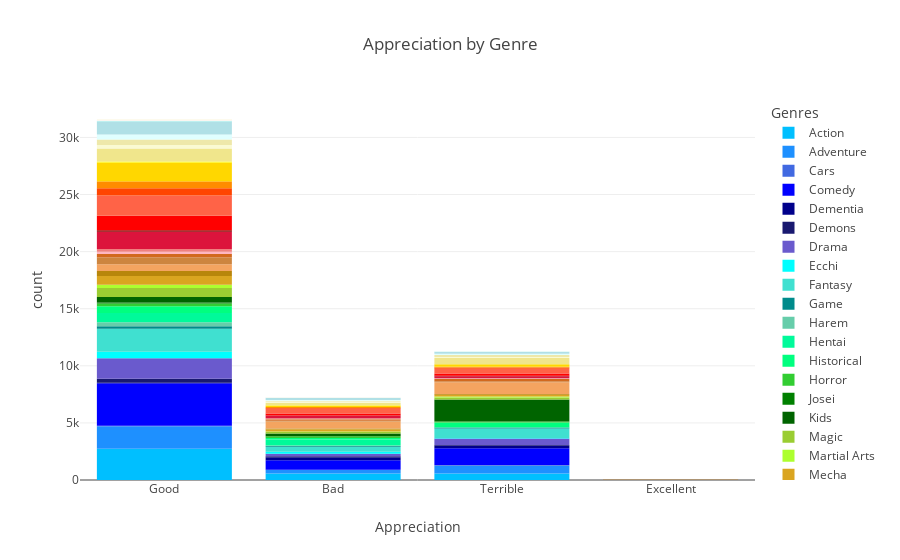

This figure's notebook cell:
### Code cell
fig1 = px.histogram(animes_df_copy.explode('Genres'), x='Appreciation', color='Genres', category_orders={'Genres': unique_genres}, title='Appreciation by Genre', 
                    color_discrete_map={'Action': 'DeepSkyBlue', 'Adventure': 'DodgerBlue', 'Cars': 'RoyalBlue', 'Comedy': 'Blue', 
                                        'Dementia': 'DarkBlue', 'Demons': 'MidnightBlue', 'Drama': 'SlateBlue', 'Ecchi': 'Cyan', 
                                       'Fantasy': 'Turquoise', 'Game': 'DarkCyan', 'Harem': 'MediumAquamarine', 'Hentai': 'MediumSpringGreen', 
                                       'Historical': 'SpringGreen', 'Horror': 'LimeGreen', 'Josei': 'Green', 'Kids': 'DarkGreen', 
                                       'Magic': 'YellowGreen', 'Martial Arts': 'GreenYellow', 'Mecha': 'Goldenrod', 'Military': 'DarkGoldenrod', 
                                       'Music': 'SandyBrown', 'Mystery': 'Peru', 'Parody': 'Chocolate', 'Police': 'LightPink', 
                                       'Psychological': 'LightCoral', 'Romance': 'Crimson', 'Samurai': 'DarkRed', 'School': 'Red', 
                                       'Sci-Fi': 'Tomato', 'Seinen': 'OrangeRed', 'Shoujo': 'DarkOrange', 'Shoujo Ai': 'Orange', 
                                       'Shounen': 'Gold', 'Shounen Ai': 'Yellow', 'Slice of Life': 'Khaki', 'Space': 'LightGoldenrodYellow', 
                                       'Sports': 'PaleGoldenrod', 'Super Power': 'LightCyan', 'Supernatural': 'PowderBlue',
                                        'Thriller': 'PaleTurquoise', 'Unknown': 'MintCream', 'Vampire': 'Seashell', 'Yaoi': 'OldLace', 
                                       'Yuri': 'Beige'})

fig1.show()

### Figure 1 — Plotly figure (JSON) as saved in the notebook; plotly's stock layout.template omitted (floating-point values rounded to 4 significant figures; data arrays with more than 128 entries replaced by an {"elided": "..."} marker saying what was removed)
{"data": [{"alignmentgroup": "True", "bingroup": "x", "hovertemplate": "Genres=Action<br>Appreciation=%{x}<br>count=%{y}<extra></extra>", "legendgroup": "Action", "marker": {"color": "DeepSkyBlue", "pattern": {"shape": ""}}, "name": "Action", "offsetgroup": "Action", "orientation": "v", "showlegend": true, "type": "histogram", "x": {"elided": "3888 str values"}, "xaxis": "x", "yaxis": "y"}, {"alignmentgroup": "True", "bingroup": "x", "hovertemplate": "Genres=Adventure<br>Appreciation=%{x}<br>count=%{y}<extra></extra>", "legendgroup": "Adventure", "marker": {"color": "DodgerBlue", "pattern": {"shape": ""}}, "name": "Adventure", "offsetgroup": "Adventure", "orientation": "v", "showlegend": true, "type": "histogram", "x": {"elided": "2957 str values"}, "xaxis": "x", "yaxis": "y"}, {"alignmentgroup": "True", "bingroup": "x", "hovertemplate": "Genres=Cars<br>Appreciation=%{x}<br>count=%{y}<extra></extra>", "legendgroup": "Cars", "marker": {"color": "RoyalBlue", "pattern": {"shape": ""}}, "name": "Cars", "offsetgroup": "Cars", "orientation": "v", "showlegend": true, "type": "histogram", "x": {"elided": "133 str values"}, "xaxis": "x", "yaxis": "y"}, {"alignmentgroup": "True", "bingroup": "x", "hovertemplate": "Genres=Comedy<br>Appreciation=%{x}<br>count=%{y}<extra></extra>", "legendgroup": "Comedy", "marker": {"color": "Blue", "pattern": {"shape": ""}}, "name": "Comedy", "offsetgroup": "Comedy", "orientation": "v", "showlegend": true, "type": "histogram", "x": {"elided": "6029 str values"}, "xaxis": "x", "yaxis": "y"}, {"alignmentgroup": "True", "bingroup": "x", "hovertemplate": "Genres=Dementia<br>Appreciation=%{x}<br>count=%{y}<extra></extra>", "legendgroup": "Dementia", "marker": {"color": "DarkBlue", "pattern": {"shape": ""}}, "name": "Dementia", "offsetgroup": "Dementia", "orientation": "v", "showlegend": true, "type": "histogram", "x": {"elided": "512 str values"}, "xaxis": "x", "yaxis": "y"}, {"alignmentgroup": "True", "bingroup": "x", "hovertemplate": "Genres=Demons<br>Appreciation=%{x}<br>count=%{y}<extra></extra>", "legendgroup": "Demons", "marker": {"color": "MidnightBlue", "pattern": {"shape": ""}}, "name": "Demons", "offsetgroup": "Demons", "orientation": "v", "showlegend": true, "type": "histogram", "x": {"elided": "501 str values"}, "xaxis": "x", "yaxis": "y"}, {"alignmentgroup": "True", "bingroup": "x", "hovertemplate": "Genres=Drama<br>Appreciation=%{x}<br>count=%{y}<extra></extra>", "legendgroup": "Drama", "marker": {"color": "SlateBlue", "pattern": {"shape": ""}}, "name": "Drama", "offsetgroup": "Drama", "orientation": "v", "showlegend": true, "type": "histogram", "x": {"elided": "2619 str values"}, "xaxis": "x", "yaxis": "y"}, {"alignmentgroup": "True", "bingroup": "x", "hovertemplate": "Genres=Ecchi<br>Appreciation=%{x}<br>count=%{y}<extra></extra>", "legendgroup": "Ecchi", "marker": {"color": "Cyan", "pattern": {"shape": ""}}, "name": "Ecchi", "offsetgroup": "Ecchi", "orientation": "v", "showlegend": true, "type": "histogram", "x": {"elided": "767 str values"}, "xaxis": "x", "yaxis": "y"}, {"alignmentgroup": "True", "bingroup": "x", "hovertemplate": "Genres=Fantasy<br>Appreciation=%{x}<br>count=%{y}<extra></extra>", "legendgroup": "Fantasy", "marker": {"color": "Turquoise", "pattern": {"shape": ""}}, "name": "Fantasy", "offsetgroup": "Fantasy", "orientation": "v", "showlegend": true, "type": "histogram", "x": {"elided": "3285 str values"}, "xaxis": "x", "yaxis": "y"}, {"alignmentgroup": "True", "bingroup": "x", "hovertemplate": "Genres=Game<br>Appreciation=%{x}<br>count=%{y}<extra></extra>", "legendgroup": "Game", "marker": {"color": "DarkCyan", "pattern": {"shape": ""}}, "name": "Game", "offsetgroup": "Game", "orientation": "v", "showlegend": true, "type": "histogram", "x": {"elided": "386 str values"}, "xaxis": "x", "yaxis": "y"}, {"alignmentgroup": "True", "bingroup": "x", "hovertemplate": "Genres=Harem<br>Appreciation=%{x}<br>count=%{y}<extra></extra>", "legendgroup": "Harem", "marker": {"color": "MediumAquamarine", "pattern": {"shape": ""}}, "name": "Harem", "offsetgroup": "Harem", "orientation": "v", "showlegend": true, "type": "histogram", "x": {"elided": "399 str values"}, "xaxis": "x", "yaxis": "y"}, {"alignmentgroup": "True", "bingroup": "x", "hovertemplate": "Genres=Hentai<br>Appreciation=%{x}<br>count=%{y}<extra></extra>", "legendgroup": "Hentai", "marker": {"color": "MediumSpringGreen", "pattern": {"shape": ""}}, "name": "Hentai", "offsetgroup": "Hentai", "orientation": "v", "showlegend": true, "type": "histogram", "x": {"elided": "1348 str values"}, "xaxis": "x", "yaxis": "y"}, {"alignmentgroup": "True", "bingroup": "x", "hovertemplate": "Genres=Historical<br>Appreciation=%{x}<br>count=%{y}<extra></extra>", "legendgroup": "Historical", "marker": {"color": "SpringGreen", "pattern": {"shape": ""}}, "name": "Historical", "offsetgroup": "Historical", "orientation": "v", "showlegend": true, "type": "histogram", "x": {"elided": "1144 str values"}, "xaxis": "x", "yaxis": "y"}, {"alignmentgroup": "True", "bingroup": "x", "hovertemplate": "Genres=Horror<br>Appreciation=%{x}<br>count=%{y}<extra></extra>", "legendgroup": "Horror", "marker": {"color": "LimeGreen", "pattern": {"shape": ""}}, "name": "Horror", "offsetgroup": "Horror", "orientation": "v", "showlegend": true, "type": "histogram", "x": {"elided": "462 str values"}, "xaxis": "x", "yaxis": "y"}, {"alignmentgroup": "True", "bingroup": "x", "hovertemplate": "Genres=Josei<br>Appreciation=%{x}<br>count=%{y}<extra></extra>", "legendgroup": "Josei", "marker": {"color": "Green", "pattern": {"shape": ""}}, "name": "Josei", "offsetgroup": "Josei", "orientation": "v", "showlegend": true, "type": "histogram", "x": ["Good", "Good", "Good", "Good", "Good", "Good", "Good", "Good", "Good", "Good", "Good", "Good", "Good", "Good", "Good", "Good", "Good", "Good", "Good", "Good", "Good", "Good", "Good", "Good", "Good", "Good", "Good", "Good", "Good", "Good", "Good", "Bad", "Good", "Good", "Good", "Good", "Good", "Good", "Good", "Good", "Good", "Good", "Good", "Good", "Bad", "Good", "Good", "Good", "Good", "Bad", "Good", "Good", "Good", "Good", "Bad", "Bad", "Good", "Good", "Bad", "Good", "Bad", "Terrible", "Good", "Good", "Good", "Good", "Good", "Good", "Good", "Good", "Good", "Good", "Good", "Good", "Good", "Terrible", "Good", "Good", "Good", "Bad", "Good", "Bad", "Good", "Bad", "Good", "Bad", "Good", "Bad", "Bad", "Bad", "Terrible", "Terrible", "Bad", "Bad", "Good", "Terrible", "Terrible"], "xaxis": "x", "yaxis": "y"}, {"alignmentgroup": "True", "bingroup": "x", "hovertemplate": "Genres=Kids<br>Appreciation=%{x}<br>count=%{y}<extra></extra>", "legendgroup": "Kids", "marker": {"color": "DarkGreen", "pattern": {"shape": ""}}, "name": "Kids", "offsetgroup": "Kids", "orientation": "v", "showlegend": true, "type": "histogram", "x": {"elided": "2665 str values"}, "xaxis": "x", "yaxis": "y"}, {"alignmentgroup": "True", "bingroup": "x", "hovertemplate": "Genres=Magic<br>Appreciation=%{x}<br>count=%{y}<extra></extra>", "legendgroup": "Magic", "marker": {"color": "YellowGreen", "pattern": {"shape": ""}}, "name": "Magic", "offsetgroup": "Magic", "orientation": "v", "showlegend": true, "type": "histogram", "x": {"elided": "1081 str values"}, "xaxis": "x", "yaxis": "y"}, {"alignmentgroup": "True", "bingroup": "x", "hovertemplate": "Genres=Martial Arts<br>Appreciation=%{x}<br>count=%{y}<extra></extra>", "legendgroup": "Martial Arts", "marker": {"color": "GreenYellow", "pattern": {"shape": ""}}, "name": "Martial Arts", "offsetgroup": "Martial Arts", "orientation": "v", "showlegend": true, "type": "histogram", "x": {"elided": "425 str values"}, "xaxis": "x", "yaxis": "y"}, {"alignmentgroup": "True", "bingroup": "x", "hovertemplate": "Genres=Mecha<br>Appreciation=%{x}<br>count=%{y}<extra></extra>", "legendgroup": "Mecha", "marker": {"color": "Goldenrod", "pattern": {"shape": ""}}, "name": "Mecha", "offsetgroup": "Mecha", "orientation": "v", "showlegend": true, "type": "histogram", "x": {"elided": "1101 str values"}, "xaxis": "x", "yaxis": "y"}, {"alignmentgroup": "True", "bingroup": "x", "hovertemplate": "Genres=Military<br>Appreciation=%{x}<br>count=%{y}<extra></extra>", "legendgroup": "Military", "marker": {"color": "DarkGoldenrod", "pattern": {"shape": ""}}, "name": "Military", "offsetgroup": "Military", "orientation": "v", "showlegend": true, "type": "histogram", "x": {"elided": "576 str values"}, "xaxis": "x", "yaxis": "y"}, {"alignmentgroup": "True", "bingroup": "x", "hovertemplate": "Genres=Music<br>Appreciation=%{x}<br>count=%{y}<extra></extra>", "legendgroup": "Music", "marker": {"color": "SandyBrown", "pattern": {"shape": ""}}, "name": "Music", "offsetgroup": "Music", "orientation": "v", "showlegend": true, "type": "histogram", "x": {"elided": "2244 str values"}, "xaxis": "x", "yaxis": "y"}, {"alignmentgroup": "True", "bingroup": "x", "hovertemplate": "Genres=Mystery<br>Appreciation=%{x}<br>count=%{y}<extra></extra>", "legendgroup": "Mystery", "marker": {"color": "Peru", "pattern": {"shape": ""}}, "name": "Mystery", "offsetgroup": "Mystery", "orientation": "v", "showlegend": true, "type": "histogram", "x": {"elided": "727 str values"}, "xaxis": "x", "yaxis": "y"}, {"alignmentgroup": "True", "bingroup": "x", "hovertemplate": "Genres=Parody<br>Appreciation=%{x}<br>count=%{y}<extra></extra>", "legendgroup": "Parody", "marker": {"color": "Chocolate", "pattern": {"shape": ""}}, "name": "Parody", "offsetgroup": "Parody", "orientation": "v", "showlegend": true, "type": "histogram", "x": {"elided": "660 str values"}, "xaxis": "x", "yaxis": "y"}, {"alignmentgroup": "True", "bingroup": "x", "hovertemplate": "Genres=Police<br>Appreciation=%{x}<br>count=%{y}<extra></extra>", "legendgroup": "Police", "marker": {"color": "LightPink", "pattern": {"shape": ""}}, "name": "Police", "offsetgroup": "Police", "orientation": "v", "showlegend": true, "type": "histogram", "x": {"elided": "247 str values"}, "xaxis": "x", "yaxis": "y"}, {"alignmentgroup": "True", "bingroup": "x", "hovertemplate": "Genres=Psychological<br>Appreciation=%{x}<br>count=%{y}<extra></extra>", "legendgroup": "Psychological", "marker": {"color": "LightCoral", "pattern": {"shape": ""}}, "name": "Psychological", "offsetgroup": "Psychological", "orientation": "v", "showlegend": true, "type": "histogram", "x": {"elided": "345 str values"}, "xaxis": "x", "yaxis": "y"}, {"alignmentgroup": "True", "bingroup": "x", "hovertemplate": "Genres=Romance<br>Appreciation=%{x}<br>count=%{y}<extra></extra>", "legendgroup": "Romance", "marker": {"color": "Crimson", "pattern": {"shape": ""}}, "name": "Romance", "offsetgroup": "Romance", "orientation": "v", "showlegend": true, "type": "histogram", "x": {"elided": "1899 str values"}, "xaxis": "x", "yaxis": "y"}, {"alignmentgroup": "True", "bingroup": "x", "hovertemplate": "Genres=Samurai<br>Appreciation=%{x}<br>count=%{y}<extra></extra>", "legendgroup": "Samurai", "marker": {"color": "DarkRed", "pattern": {"shape": ""}}, "name": "Samurai", "offsetgroup": "Samurai", "orientation": "v", "showlegend": true, "type": "histogram", "x": {"elided": "202 str values"}, "xaxis": "x", "yaxis": "y"}, {"alignmentgroup": "True", "bingroup": "x", "hovertemplate": "Genres=School<br>Appreciation=%{x}<br>count=%{y}<extra></extra>", "legendgroup": "School", "marker": {"color": "Red", "pattern": {"shape": ""}}, "name": "School", "offsetgroup": "School", "orientation": "v", "showlegend": true, "type": "histogram", "x": {"elided": "1642 str values"}, "xaxis": "x", "yaxis": "y"}, {"alignmentgroup": "True", "bingroup": "x", "hovertemplate": "Genres=Sci-Fi<br>Appreciation=%{x}<br>count=%{y}<extra></extra>", "legendgroup": "Sci-Fi", "marker": {"color": "Tomato", "pattern": {"shape": ""}}, "name": "Sci-Fi", "offsetgroup": "Sci-Fi", "orientation": "v", "showlegend": true, "type": "histogram", "x": {"elided": "2583 str values"}, "xaxis": "x", "yaxis": "y"}, {"alignmentgroup": "True", "bingroup": "x", "hovertemplate": "Genres=Seinen<br>Appreciation=%{x}<br>count=%{y}<extra></extra>", "legendgroup": "Seinen", "marker": {"color": "OrangeRed", "pattern": {"shape": ""}}, "name": "Seinen", "offsetgroup": "Seinen", "orientation": "v", "showlegend": true, "type": "histogram", "x": {"elided": "830 str values"}, "xaxis": "x", "yaxis": "y"}, {"alignmentgroup": "True", "bingroup": "x", "hovertemplate": "Genres=Shoujo<br>Appreciation=%{x}<br>count=%{y}<extra></extra>", "legendgroup": "Shoujo", "marker": {"color": "DarkOrange", "pattern": {"shape": ""}}, "name": "Shoujo", "offsetgroup": "Shoujo", "orientation": "v", "showlegend": true, "type": "histogram", "x": {"elided": "688 str values"}, "xaxis": "x", "yaxis": "y"}, {"alignmentgroup": "True", "bingroup": "x", "hovertemplate": "Genres=Shoujo Ai<br>Appreciation=%{x}<br>count=%{y}<extra></extra>", "legendgroup": "Shoujo Ai", "marker": {"color": "Orange", "pattern": {"shape": ""}}, "name": "Shoujo Ai", "offsetgroup": "Shoujo Ai", "orientation": "v", "showlegend": true, "type": "histogram", "x": ["Good", "Good", "Good", "Good", "Good", "Good", "Good", "Good", "Good", "Good", "Good", "Good", "Bad", "Good", "Good", "Bad", "Bad", "Good", "Good", "Good", "Good", "Good", "Good", "Good", "Good", "Good", "Good", "Good", "Good", "Good", "Good", "Good", "Bad", "Bad", "Good", "Good", "Good", "Good", "Good", "Good", "Good", "Good", "Good", "Good", "Good", "Good", "Good", "Good", "Good", "Good", "Good", "Good", "Good", "Good", "Bad", "Good", "Good", "Good", "Good", "Bad", "Good", "Good", "Good", "Bad", "Good", "Good", "Good", "Good", "Good", "Good", "Good", "Good", "Good", "Good", "Good", "Bad", "Good", "Terrible", "Terrible"], "xaxis": "x", "yaxis": "y"}, {"alignmentgroup": "True", "bingroup": "x", "hovertemplate": "Genres=Shounen<br>Appreciation=%{x}<br>count=%{y}<extra></extra>", "legendgroup": "Shounen", "marker": {"color": "Gold", "pattern": {"shape": ""}}, "name": "Shounen", "offsetgroup": "Shounen", "orientation": "v", "showlegend": true, "type": "histogram", "x": {"elided": "2003 str values"}, "xaxis": "x", "yaxis": "y"}, {"alignmentgroup": "True", "bingroup": "x", "hovertemplate": "Genres=Shounen Ai<br>Appreciation=%{x}<br>count=%{y}<extra></extra>", "legendgroup": "Shounen Ai", "marker": {"color": "Yellow", "pattern": {"shape": ""}}, "name": "Shounen Ai", "offsetgroup": "Shounen Ai", "orientation": "v", "showlegend": true, "type": "histogram", "x": ["Good", "Good", "Good", "Good", "Good", "Good", "Bad", "Bad", "Bad", "Good", "Good", "Good", "Good", "Bad", "Good", "Good", "Good", "Good", "Bad", "Good", "Good", "Bad", "Bad", "Bad", "Bad", "Good", "Good", "Good", "Good", "Good", "Good", "Good", "Good", "Good", "Bad", "Good", "Good", "Good", "Good", "Good", "Good", "Good", "Good", "Good", "Good", "Good", "Good", "Good", "Good", "Good", "Good", "Good", "Good", "Terrible", "Good", "Good", "Good", "Good", "Good", "Good", "Good", "Good", "Good", "Good", "Terrible", "Good", "Good", "Bad", "Good", "Good", "Good", "Terrible", "Good", "Bad", "Good", "Bad", "Good", "Good", "Terrible", "Good", "Good", "Good", "Bad", "Good", "Good", "Good", "Good", "Good", "Good", "Terrible", "Good", "Bad", "Good", "Terrible", "Bad", "Good", "Good", "Terrible", "Terrible", "Terrible"], "xaxis": "x", "yaxis": "y"}, {"alignmentgroup": "True", "bingroup": "x", "hovertemplate": "Genres=Slice of Life<br>Appreciation=%{x}<br>count=%{y}<extra></extra>", "legendgroup": "Slice of Life", "marker": {"color": "Khaki", "pattern": {"shape": ""}}, "name": "Slice of Life", "offsetgroup": "Slice of Life", "orientation": "v", "showlegend": true, "type": "histogram", "x": {"elided": "1914 str values"}, "xaxis": "x", "yaxis": "y"}, {"alignmentgroup": "True", "bingroup": "x", "hovertemplate": "Genres=Space<br>Appreciation=%{x}<br>count=%{y}<extra></extra>", "legendgroup": "Space", "marker": {"color": "LightGoldenrodYellow", "pattern": {"shape": ""}}, "name": "Space", "offsetgroup": "Space", "orientation": "v", "showlegend": true, "type": "histogram", "x": {"elided": "495 str values"}, "xaxis": "x", "yaxis": "y"}, {"alignmentgroup": "True", "bingroup": "x", "hovertemplate": "Genres=Sports<br>Appreciation=%{x}<br>count=%{y}<extra></extra>", "legendgroup": "Sports", "marker": {"color": "PaleGoldenrod", "pattern": {"shape": ""}}, "name": "Sports", "offsetgroup": "Sports", "orientation": "v", "showlegend": true, "type": "histogram", "x": {"elided": "713 str values"}, "xaxis": "x", "yaxis": "y"}, {"alignmentgroup": "True", "bingroup": "x", "hovertemplate": "Genres=Super Power<br>Appreciation=%{x}<br>count=%{y}<extra></extra>", "legendgroup": "Super Power", "marker": {"color": "LightCyan", "pattern": {"shape": ""}}, "name": "Super Power", "offsetgroup": "Super Power", "orientation": "v", "showlegend": true, "type": "histogram", "x": {"elided": "632 str values"}, "xaxis": "x", "yaxis": "y"}, {"alignmentgroup": "True", "bingroup": "x", "hovertemplate": "Genres=Supernatural<br>Appreciation=%{x}<br>count=%{y}<extra></extra>", "legendgroup": "Supernatural", "marker": {"color": "PowderBlue", "pattern": {"shape": ""}}, "name": "Supernatural", "offsetgroup": "Supernatural", "orientation": "v", "showlegend": true, "type": "histogram", "x": {"elided": "1479 str values"}, "xaxis": "x", "yaxis": "y"}, {"alignmentgroup": "True", "bingroup": "x", "hovertemplate": "Genres=Thriller<br>Appreciation=%{x}<br>count=%{y}<extra></extra>", "legendgroup": "Thriller", "marker": {"color": "PaleTurquoise", "pattern": {"shape": ""}}, "name": "Thriller", "offsetgroup": "Thriller", "orientation": "v", "showlegend": true, "type": "histogram", "x": {"elided": "131 str values"}, "xaxis": "x", "yaxis": "y"}, {"alignmentgroup": "True", "bingroup": "x", "hovertemplate": "Genres=Unknown<br>Appreciation=%{x}<br>count=%{y}<extra></extra>", "legendgroup": "Unknown", "marker": {"color": "MintCream", "pattern": {"shape": ""}}, "name": "Unknown", "offsetgroup": "Unknown", "orientation": "v", "showlegend": true, "type": "histogram", "x": ["Terrible", "Terrible", "Bad", "Terrible", "Bad", "Terrible", "Terrible", "Bad", "Terrible", "Bad", "Terrible", "Bad", "Terrible", "Terrible", "Bad", "Terrible", "Terrible", "Terrible", "Terrible", "Bad", "Bad", "Bad", "Bad", "Bad", "Terrible", "Bad", "Bad", "Terrible", "Terrible", "Terrible", "Terrible", "Bad", "Bad", "Terrible", "Terrible", "Terrible", "Terrible", "Terrible", "Terrible", "Terrible", "Terrible", "Terrible", "Terrible", "Terrible", "Terrible", "Terrible", "Terrible", "Terrible", "Terrible", "Terrible", "Terrible", "Terrible", "Terrible", "Terrible", "Terrible", "Terrible", "Terrible", "Terrible", "Terrible", "Terrible", "Terrible", "Terrible", "Terrible"], "xaxis": "x", "yaxis": "y"}, {"alignmentgroup": "True", "bingroup": "x", "hovertemplate": "Genres=Vampire<br>Appreciation=%{x}<br>count=%{y}<extra></extra>", "legendgroup": "Vampire", "marker": {"color": "Seashell", "pattern": {"shape": ""}}, "name": "Vampire", "offsetgroup": "Vampire", "orientation": "v", "showlegend": true, "type": "histogram", "x": {"elided": "136 str values"}, "xaxis": "x", "yaxis": "y"}, {"alignmentgroup": "True", "bingroup": "x", "hovertemplate": "Genres=Yaoi<br>Appreciation=%{x}<br>count=%{y}<extra></extra>", "legendgroup": "Yaoi", "marker": {"color": "OldLace", "pattern": {"shape": ""}}, "name": "Yaoi", "offsetgroup": "Yaoi", "orientation": "v", "showlegend": true, "type": "histogram", "x": ["Good", "Bad", "Good", "Good", "Bad", "Good", "Good", "Good", "Bad", "Bad", "Good", "Good", "Bad", "Good", "Bad", "Good", "Good", "Good", "Good", "Bad", "Bad", "Good", "Good", "Good", "Good", "Bad", "Bad", "Good", "Good", "Bad", "Good", "Good", "Good", "Bad", "Good", "Bad", "Terrible", "Good", "Good", "Bad", "Terrible", "Terrible"], "xaxis": "x", "yaxis": "y"}, {"alignmentgroup": "True", "bingroup": "x", "hovertemplate": "Genres=Yuri<br>Appreciation=%{x}<br>count=%{y}<extra></extra>", "legendgroup": "Yuri", "marker": {"color": "Beige", "pattern": {"shape": ""}}, "name": "Yuri", "offsetgroup": "Yuri", "orientation": "v", "showlegend": true, "type": "histogram", "x": ["Good", "Good", "Bad", "Good", "Good", "Bad", "Bad", "Bad", "Bad", "Bad", "Bad", "Good", "Bad", "Good", "Good", "Bad", "Bad", "Bad", "Bad", "Bad", "Good", "Bad", "Good", "Good", "Bad", "Good", "Bad", "Good", "Bad", "Good", "Good", "Good"], "xaxis": "x", "yaxis": "y"}], "layout": {"barmode": "relative", "legend": {"title": {"text": "Genres"}, "tracegroupgap": 0}, "title": {"text": "Appreciation by Genre"}, "xaxis": {"anchor": "y", "domain": [0, 1], "title": {"text": "Appreciation"}}, "yaxis": {"anchor": "x", "domain": [0, 1], "title": {"text": "count"}}}}
